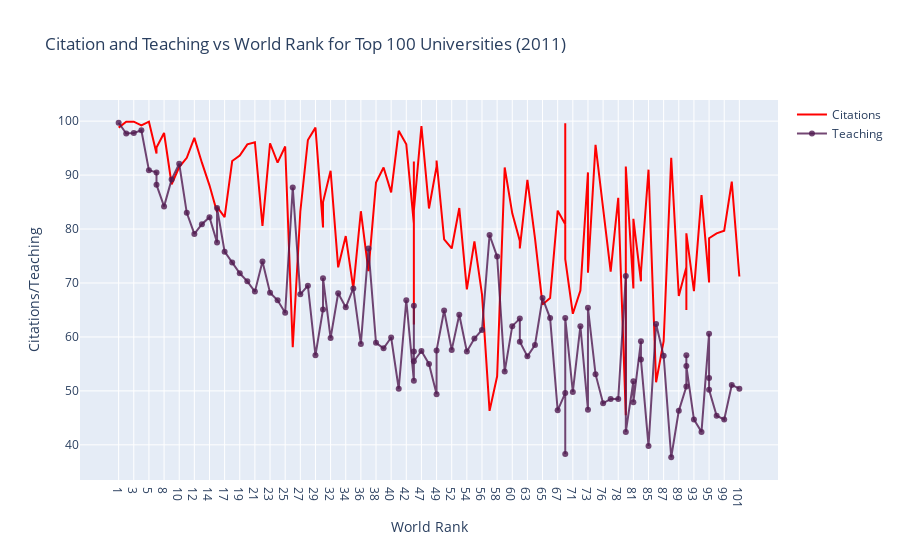

Notebook source saved alongside this figure:
### Code cell
trace1 = go.Scatter(
    x = top_100.world_rank,
    y = top_100.citations,
    mode = "lines",
    line = dict(color="red"),
    name = "Citations",
    text = top_100.university_name
)
trace2 = go.Scatter(
    x = top_100.world_rank,
    y = top_100.teaching,
    mode = "lines+markers",
    name = "Teaching",
    marker = {"color": "rgba(80, 26, 80, 0.8)"},
    text = top_100.university_name
)

data = [trace1, trace2]
layout = dict(
    title = "Citation and Teaching vs World Rank for Top 100 Universities (2011)",
    xaxis = dict(title="World Rank", ticklen=5, zeroline=False),
    yaxis = dict(title="Citations/Teaching")
)
fig = go.Figure(dict(data=data, layout=layout))
fig.show()

### Figure 1 — Plotly figure (JSON) as saved in the notebook; plotly's stock layout.template omitted (floating-point values rounded to 4 significant figures)
{"data": [{"line": {"color": "red"}, "mode": "lines", "name": "Citations", "text": ["Harvard University", "California Institute of Technology", "Massachusetts Institute of Technology", "Stanford University", "Princeton University", "University of Cambridge", "University of Oxford", "University of California, Berkeley", "Imperial College London", "Yale University", "University of California, Los Angeles", "University of Chicago", "Johns Hopkins University", "Cornell University", "ETH Zurich – Swiss Federal Institute of Technology Zurich", "University of Michigan", "University of Toronto", "Columbia University", "University of Pennsylvania", "Carnegie Mellon University", "University of Hong Kong", "University College London", "University of Washington", "Duke University", "Northwestern University", "University of Tokyo", "Georgia Institute of Technology", "Pohang University of Science and Technology", "University of California, Santa Barbara", "University of British Columbia", "University of North Carolina at Chapel Hill", "University of California, San Diego", "University of Illinois at Urbana-Champaign", "National University of Singapore", "McGill University", "University of Melbourne", "Peking University", "Washington University in St Louis", "École Polytechnique", "University of Edinburgh", "Hong Kong University of Science and Technology", "École Normale Supérieure", "Australian National University", "Karolinska Institute", "University of Göttingen", "University of Wisconsin", "Rice University", "École Polytechnique Fédérale de Lausanne", "University of California, Irvine", "University of Science and Technology of China", "Vanderbilt University", "University of Minnesota", "Tufts University", "University of California, Davis", "Brown University", "University of Massachusetts", "Kyoto University", "Tsinghua University", "Boston University", "New York University", "Emory University", "LMU Munich", "University of Notre Dame", "University of Pittsburgh", "Case Western Reserve University", "Ohio State University", "University of Colorado Boulder", "University of Bristol", "University of California, Santa Cruz", "Yeshiva University", "University of Sydney", "University of Virginia", "University of Adelaide", "University of Southern California", "William & Mary", "Trinity College Dublin", "King’s College London", "Stony Brook University", "Korea Advanced Institute of Science and Technology (KAIST)", "University of Sussex", "The University of Queensland", "University of York", "Heidelberg University", "University of Utah", "Durham University", "London School of Economics and Political Science", "University of Manchester", "Royal Holloway, University of London", "Lund University", "University of Southampton", "University of Zurich", "Wake Forest University", "McMaster University", "University College Dublin", "George Washington University", "University of Arizona", "University of Basel", "University of Maryland, College Park", "Dartmouth College", "École Normale Supérieure de Lyon", "Technical University of Munich"], "type": "scatter", "x": ["1", "2", "3", "4", "5", "6", "6", "8", "9", "10", "11", "12", "13", "14", "15", "15", "17", "18", "19", "20", "21", "22", "23", "24", "25", "26", "27", "28", "29", "30", "30", "32", "33", "34", "35", "36", "37", "38", "39", "40", "41", "42", "43", "43", "43", "43", "47", "48", "49", "49", "51", "52", "53", "54", "55", "56", "57", "58", "59", "60", "61", "61", "63", "64", "65", "66", "67", "68", "68", "68", "71", "72", "73", "73", "75", "76", "77", "78", "79", "79", "81", "81", "83", "83", "85", "86", "87", "88", "89", "90", "90", "90", "93", "94", "95", "95", "95", "98", "99", "100", "101"], "y": [98.8, 99.9, 99.9, 99.2, 99.9, 94, 95.1, 97.8, 88.3, 91.5, 93.2, 96.9, 92.3, 88.1, 83.1, 84.1, 82.2, 92.6, 93.6, 95.7, 96.1, 80.6, 95.9, 92.3, 95.3, 58.1, 83.2, 96.5, 98.8, 80.3, 85, 90.8, 72.9, 78.7, 69, 83.3, 72.2, 88.6, 91.4, 86.8, 98.2, 95.7, 81, 62.3, 92.5, 83.4, 99.1, 83.8, 91.6, 92.7, 78.1, 76.4, 83.9, 68.8, 77.7, 67.9, 46.3, 52.7, 91.4, 82.9, 77.8, 76.4, 89.1, 78.3, 66, 67.2, 83.4, 80.9, 99.6, 74.4, 64.3, 68.6, 90.5, 71.9, 95.6, 84.4, 72.1, 85.8, 45.5, 91.6, 69, 81.9, 70.3, 72, 91, 51.6, 59.2, 93.2, 67.6, 72.9, 65, 79.2, 68.5, 86.3, 70.2, 70.1, 78.3, 79.2, 79.7, 88.8, 71.2]}, {"marker": {"color": "rgba(80, 26, 80, 0.8)"}, "mode": "lines+markers", "name": "Teaching", "text": ["Harvard University", "California Institute of Technology", "Massachusetts Institute of Technology", "Stanford University", "Princeton University", "University of Cambridge", "University of Oxford", "University of California, Berkeley", "Imperial College London", "Yale University", "University of California, Los Angeles", "University of Chicago", "Johns Hopkins University", "Cornell University", "ETH Zurich – Swiss Federal Institute of Technology Zurich", "University of Michigan", "University of Toronto", "Columbia University", "University of Pennsylvania", "Carnegie Mellon University", "University of Hong Kong", "University College London", "University of Washington", "Duke University", "Northwestern University", "University of Tokyo", "Georgia Institute of Technology", "Pohang University of Science and Technology", "University of California, Santa Barbara", "University of British Columbia", "University of North Carolina at Chapel Hill", "University of California, San Diego", "University of Illinois at Urbana-Champaign", "National University of Singapore", "McGill University", "University of Melbourne", "Peking University", "Washington University in St Louis", "École Polytechnique", "University of Edinburgh", "Hong Kong University of Science and Technology", "École Normale Supérieure", "Australian National University", "Karolinska Institute", "University of Göttingen", "University of Wisconsin", "Rice University", "École Polytechnique Fédérale de Lausanne", "University of California, Irvine", "University of Science and Technology of China", "Vanderbilt University", "University of Minnesota", "Tufts University", "University of California, Davis", "Brown University", "University of Massachusetts", "Kyoto University", "Tsinghua University", "Boston University", "New York University", "Emory University", "LMU Munich", "University of Notre Dame", "University of Pittsburgh", "Case Western Reserve University", "Ohio State University", "University of Colorado Boulder", "University of Bristol", "University of California, Santa Cruz", "Yeshiva University", "University of Sydney", "University of Virginia", "University of Adelaide", "University of Southern California", "William & Mary", "Trinity College Dublin", "King’s College London", "Stony Brook University", "Korea Advanced Institute of Science and Technology (KAIST)", "University of Sussex", "The University of Queensland", "University of York", "Heidelberg University", "University of Utah", "Durham University", "London School of Economics and Political Science", "University of Manchester", "Royal Holloway, University of London", "Lund University", "University of Southampton", "University of Zurich", "Wake Forest University", "McMaster University", "University College Dublin", "George Washington University", "University of Arizona", "University of Basel", "University of Maryland, College Park", "Dartmouth College", "École Normale Supérieure de Lyon", "Technical University of Munich"], "type": "scatter", "x": ["1", "2", "3", "4", "5", "6", "6", "8", "9", "10", "11", "12", "13", "14", "15", "15", "17", "18", "19", "20", "21", "22", "23", "24", "25", "26", "27", "28", "29", "30", "30", "32", "33", "34", "35", "36", "37", "38", "39", "40", "41", "42", "43", "43", "43", "43", "47", "48", "49", "49", "51", "52", "53", "54", "55", "56", "57", "58", "59", "60", "61", "61", "63", "64", "65", "66", "67", "68", "68", "68", "71", "72", "73", "73", "75", "76", "77", "78", "79", "79", "81", "81", "83", "83", "85", "86", "87", "88", "89", "90", "90", "90", "93", "94", "95", "95", "95", "98", "99", "100", "101"], "y": [99.7, 97.7, 97.8, 98.3, 90.9, 90.5, 88.2, 84.2, 89.2, 92.1, 83, 79.1, 80.9, 82.2, 77.5, 83.9, 75.8, 73.8, 71.8, 70.3, 68.4, 74, 68.2, 66.8, 64.5, 87.7, 67.9, 69.5, 56.6, 65.1, 70.9, 59.8, 68.1, 65.5, 69, 58.7, 76.4, 58.9, 57.9, 59.9, 50.4, 66.8, 51.9, 65.8, 57.3, 55.5, 57.4, 55, 49.4, 57.5, 64.9, 57.6, 64.1, 57.3, 59.7, 61.3, 78.9, 74.9, 53.6, 62, 63.4, 59.1, 56.4, 58.5, 67.2, 63.5, 46.4, 49.6, 38.3, 63.5, 49.8, 62, 46.5, 65.4, 53.1, 47.7, 48.5, 48.5, 71.3, 42.4, 51.8, 47.9, 59.2, 55.8, 39.8, 62.4, 56.5, 37.7, 46.3, 50.8, 56.6, 54.6, 44.7, 42.4, 60.6, 52.4, 50.2, 45.4, 44.7, 51.1, 50.4]}], "layout": {"title": {"text": "Citation and Teaching vs World Rank for Top 100 Universities (2011)"}, "xaxis": {"ticklen": 5, "title": {"text": "World Rank"}, "zeroline": false}, "yaxis": {"title": {"text": "Citations/Teaching"}}}}
